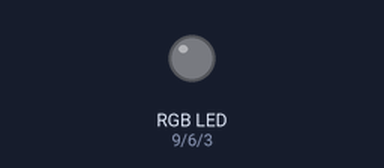
The sketch below on a simulated Arduino Uno, built with avr-gcc and run on an emulated ATmega328P. Parts: an RGB LED mixed from three pins (HIGH = lit).

Above: at 0.5 s.
At 2.5 s:
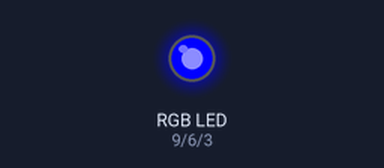
At 3.5 s:
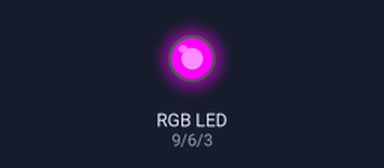
At 4.5 s:
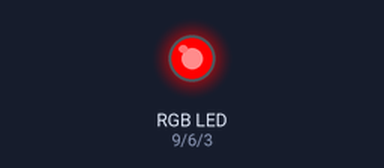
At 6.5 s:
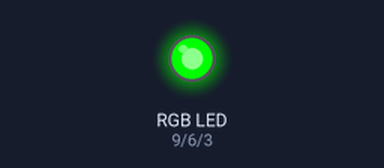
At 8.5 s:
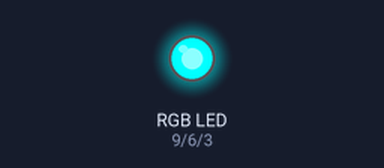
Timing chart, 0 to 9.1 s (numbered marks = the images above):
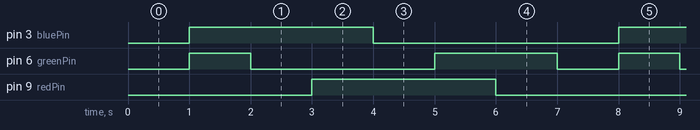

Measured:
- by itself, pin 3 (bluePin), pin 9 (redPin): alternates HIGH for 3.0 s and LOW for 4.0 s
- by itself, pin 6 (greenPin): repeats every 7.0 s: LOW 3.0 s, HIGH 2.0 s, LOW 1.0 s, HIGH 1.0 s
- by itself, everything shown: repeats every 7.0 s, in 7 steps

The sketch:

2.ino
```cpp
// Define the pin numbers for the RGB LED
int redPin = 9;    // Connect to the red pin of the LED
int greenPin = 6; // Connect to the green pin of the LED
int bluePin = 3;  // Connect to the blue pin of the LED

// Function to set the color on the RGB LED


void setup() {
  // Set the RGB pins as output
  pinMode(redPin, OUTPUT);
  pinMode(greenPin, OUTPUT);
  pinMode(bluePin, OUTPUT);
}

void loop() {
  // Display color 1 (red)
  digitalWrite(redPin, 0);
  digitalWrite(greenPin, 0);
  digitalWrite(bluePin, 0);
  delay(1000);

  digitalWrite(redPin, 0);
  digitalWrite(greenPin, 1);
  digitalWrite(bluePin, 1);
  delay(1000);

  digitalWrite(redPin, 0);
  digitalWrite(greenPin, 0);
  digitalWrite(bluePin, 1);
  delay(1000);

  digitalWrite(redPin, 1);
  digitalWrite(greenPin, 0);
  digitalWrite(bluePin, 1);
  delay(1000);

  digitalWrite(redPin, 1);
  digitalWrite(greenPin, 0);
  digitalWrite(bluePin, 0);
  delay(1000);

  digitalWrite(redPin, 1);
  digitalWrite(greenPin, 1);
  digitalWrite(bluePin, 0);
  delay(1000);

  digitalWrite(redPin, 0);
  digitalWrite(greenPin, 1);
  digitalWrite(bluePin, 0);
  delay(1000);
}
```
